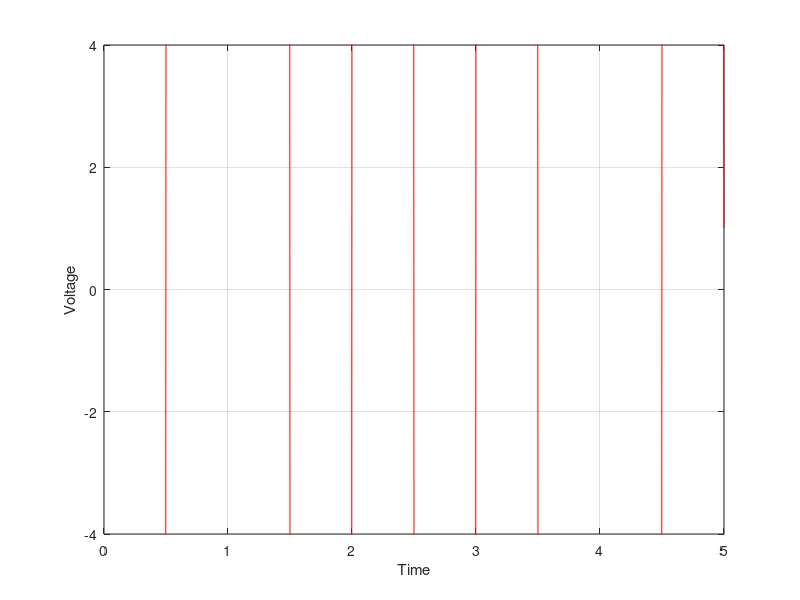

Source code (MATLAB):
clc;
close all;
clear;

bitstream = [1 1 0 0 1];
L = length(bitstream);


n = 500;
nhalf=n/2;
dt = 1/n;
x = 0:dt:L;

previous=input('previous voltage');

sign = previous;


y = ones(1, length(x));

for i=0 : L-1
    if(bitstream(i+1)==1) 
      sign=sign*-1; 
    end
    y((i*n+1):(i*n+nhalf))=sign;
    y((i*n+nhalf+1):(i+1)*n)=-sign;
           
end

plot(x, y, 'r');
axis([0 x(end) -4 4]);
grid on;

xlabel('Time');
ylabel('Voltage');

size=length(y);
len=floor(size/L);
decode=zeros(1,L);
sign=previous;
for i=0:L-1
  if(y(i*len+1)~=sign)
    sign=sign*-1;
    decode(i+1)=1;
  end
end
disp(decode);


